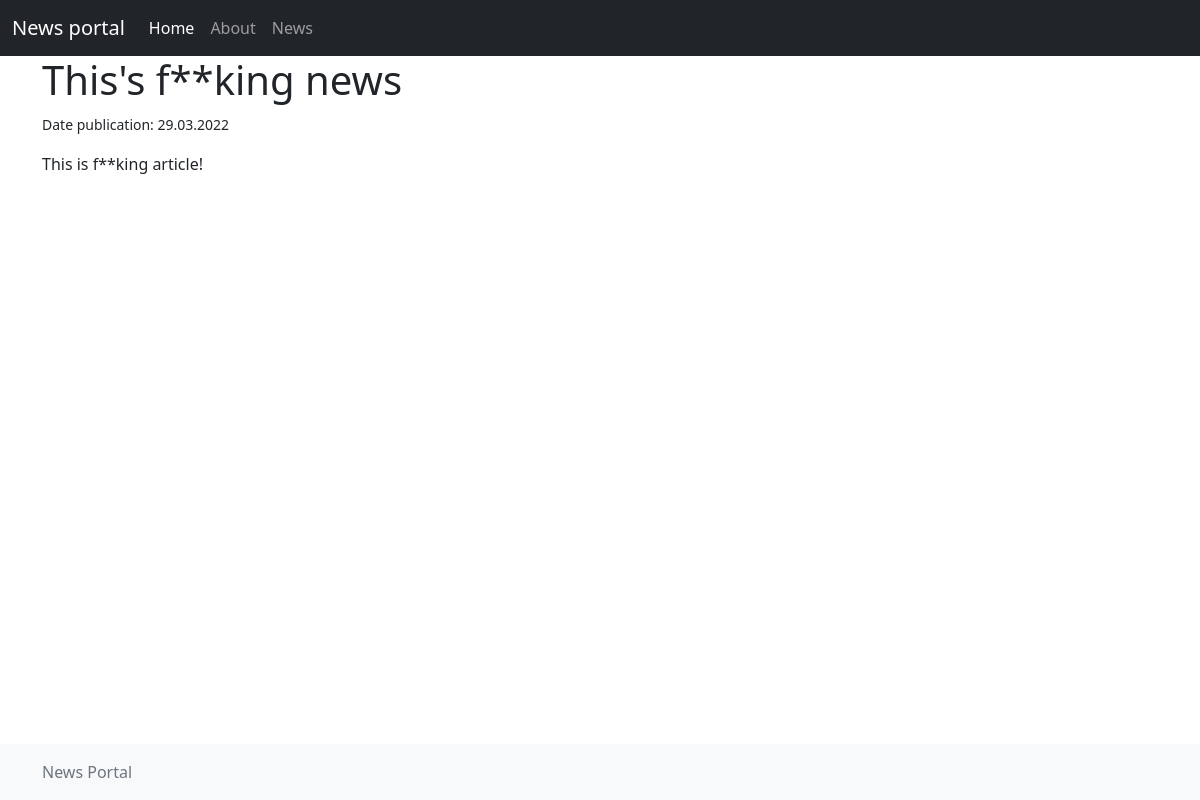
Page /news/4 on the committed database.
### news/models.py (models this page shows, shortened)
class Post(models.Model):
    author = models.ForeignKey(Author, on_delete=models.CASCADE)
    dateCreation = models.DateTimeField(auto_now_add=True)
    postCategory = models.ManyToManyField(Category, through='PostCategory')
    title = models.CharField(max_length=128)
    text = models.TextField()
    rating = models.SmallIntegerField(default=0)
    NEWS = 'NW'
    ARTICLE = 'AR'
    CATEGORY_CHOICES = (
        (NEWS, 'Новость'),
        (ARTICLE, 'Статья'),
    )
    categoryType = models.CharField(max_length=2, choices=CATEGORY_CHOICES, default=ARTICLE)

### news/views.py (the view)
# urls.py: path('<int:pk>', PostDetail.as_view()),
class PostDetail(DetailView):
    model = Post
    template_name = 'post.html'
    context_object_name = 'post'

### news/templatetags/custom_filters.py (called while the page is built)
@register.filter()
def censor(value):
    return value.replace('fuck', 'f**k').replace('Fuck', 'f**k')

### templates/post.html (shortened to what this page needs)
{% extends 'flatpages/default.html' %}
{% load custom_filters %}
{% block content %}
<h1>{{ post.title|censor }}</h1>
<p><small>Date publication: {{ post.dateCreation|date:'d.m.Y' }}</small></p>
<p>{{ post.text|censor }}</p>
{% endblock content %}

### rows in the picture
Post: title|censor "This's f**king news", dateCreation "29.03.2022", text|censor "This is f**king article!"
